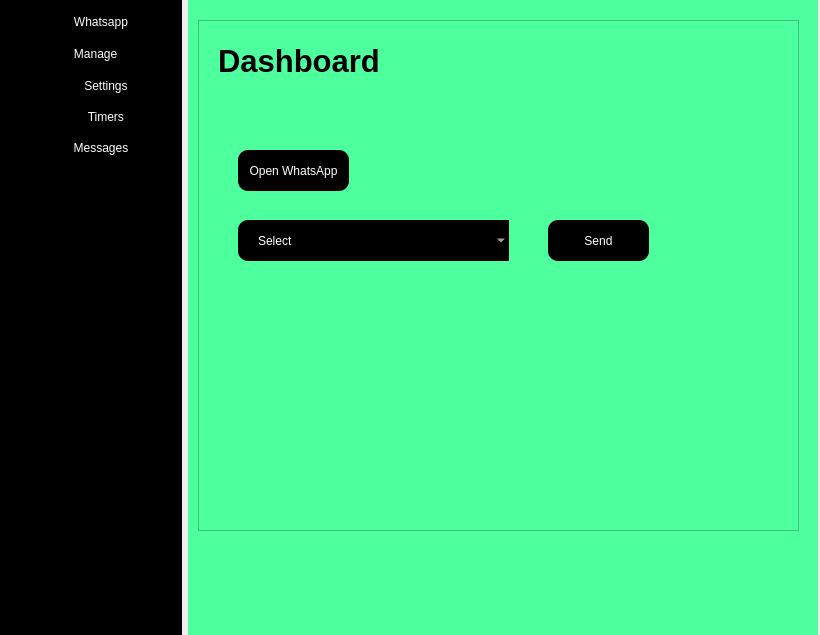
<?xml version="1.0" encoding="UTF-8"?>
<ui version="4.0">
 <class>MainWindow</class>
 <widget class="QMainWindow" name="MainWindow">
  <property name="geometry">
   <rect>
    <x>0</x>
    <y>0</y>
    <width>820</width>
    <height>635</height>
   </rect>
  </property>
  <property name="windowTitle">
   <string>MainWindow</string>
  </property>
  <widget class="QWidget" name="centralwidget">
   <widget class="QWidget" name="layoutWidget">
    <property name="geometry">
     <rect>
      <x>0</x>
      <y>0</y>
      <width>818</width>
      <height>524289</height>
     </rect>
    </property>
    <layout class="QGridLayout" name="gridLayout_2">
     <item row="0" column="0" rowspan="2" colspan="2">
      <layout class="QGridLayout" name="gridLayout">
       <item row="0" column="0">
        <layout class="QVBoxLayout" name="verticalLayout"/>
       </item>
       <item row="1" column="1">
        <widget class="QWidget" name="icon_text_widget" native="true">
         <property name="minimumSize">
          <size>
           <width>129</width>
           <height>0</height>
          </size>
         </property>
         <property name="styleSheet">
          <string notr="true">QWidget{
	background-color : black;
	color : white;
}

QPushButton{
	height : 25px;
    border : none;
}</string>
         </property>
         <layout class="QVBoxLayout" name="verticalLayout_4">
          <item>
           <layout class="QVBoxLayout" name="verticalLayout_3">
            <item>
             <widget class="QPushButton" name="whatsapp_page_button">
              <property name="layoutDirection">
               <enum>Qt::LayoutDirection::LeftToRight</enum>
              </property>
              <property name="styleSheet">
               <string notr="true"/>
              </property>
              <property name="text">
               <string>       Whatsapp </string>
              </property>
              <property name="icon">
               <iconset resource="resources.qrc">
                <normaloff>:/Dark icons/facebook.svg</normaloff>:/Dark icons/facebook.svg</iconset>
              </property>
              <property name="iconSize">
               <size>
                <width>30</width>
                <height>23</height>
               </size>
              </property>
              <property name="checkable">
               <bool>true</bool>
              </property>
              <property name="checked">
               <bool>false</bool>
              </property>
              <property name="autoExclusive">
               <bool>true</bool>
              </property>
             </widget>
            </item>
            <item>
             <widget class="QFrame" name="frame_2">
              <property name="frameShape">
               <enum>QFrame::Shape::StyledPanel</enum>
              </property>
              <property name="frameShadow">
               <enum>QFrame::Shadow::Raised</enum>
              </property>
              <layout class="QVBoxLayout" name="verticalLayout_2">
               <property name="spacing">
                <number>0</number>
               </property>
               <property name="leftMargin">
                <number>0</number>
               </property>
               <property name="topMargin">
                <number>0</number>
               </property>
               <property name="rightMargin">
                <number>0</number>
               </property>
               <property name="bottomMargin">
                <number>0</number>
               </property>
               <item>
                <widget class="QPushButton" name="manage_page_button">
                 <property name="layoutDirection">
                  <enum>Qt::LayoutDirection::LeftToRight</enum>
                 </property>
                 <property name="styleSheet">
                  <string notr="true">padding-left : -4px</string>
                 </property>
                 <property name="text">
                  <string>       Manage   </string>
                 </property>
                 <property name="icon">
                  <iconset resource="resources.qrc">
                   <normaloff>:/Dark icons/cpu.svg</normaloff>:/Dark icons/cpu.svg</iconset>
                 </property>
                 <property name="iconSize">
                  <size>
                   <width>25</width>
                   <height>25</height>
                  </size>
                 </property>
                 <property name="checkable">
                  <bool>true</bool>
                 </property>
                 <property name="checked">
                  <bool>false</bool>
                 </property>
                 <property name="autoExclusive">
                  <bool>true</bool>
                 </property>
                </widget>
               </item>
              </layout>
             </widget>
            </item>
           </layout>
          </item>
          <item>
           <widget class="QPushButton" name="settings_page_button">
            <property name="layoutDirection">
             <enum>Qt::LayoutDirection::LeftToRight</enum>
            </property>
            <property name="styleSheet">
             <string notr="true"/>
            </property>
            <property name="text">
             <string>         Settings</string>
            </property>
            <property name="icon">
             <iconset resource="resources.qrc">
              <normaloff>:/Dark icons/grid.svg</normaloff>:/Dark icons/grid.svg</iconset>
            </property>
            <property name="iconSize">
             <size>
              <width>73</width>
              <height>25</height>
             </size>
            </property>
            <property name="checkable">
             <bool>true</bool>
            </property>
            <property name="autoExclusive">
             <bool>true</bool>
            </property>
           </widget>
          </item>
          <item>
           <widget class="QPushButton" name="timers_page_button">
            <property name="layoutDirection">
             <enum>Qt::LayoutDirection::LeftToRight</enum>
            </property>
            <property name="styleSheet">
             <string notr="true"/>
            </property>
            <property name="text">
             <string>         Timers</string>
            </property>
            <property name="icon">
             <iconset resource="resources.qrc">
              <normaloff>:/Dark icons/grid.svg</normaloff>:/Dark icons/grid.svg</iconset>
            </property>
            <property name="iconSize">
             <size>
              <width>73</width>
              <height>25</height>
             </size>
            </property>
            <property name="checkable">
             <bool>true</bool>
            </property>
            <property name="autoExclusive">
             <bool>true</bool>
            </property>
           </widget>
          </item>
          <item>
           <widget class="QPushButton" name="message_page_button">
            <property name="layoutDirection">
             <enum>Qt::LayoutDirection::LeftToRight</enum>
            </property>
            <property name="styleSheet">
             <string notr="true"/>
            </property>
            <property name="text">
             <string>      Messages</string>
            </property>
            <property name="icon">
             <iconset resource="resources.qrc">
              <normaloff>:/Dark icons/grid.svg</normaloff>:/Dark icons/grid.svg</iconset>
            </property>
            <property name="iconSize">
             <size>
              <width>73</width>
              <height>25</height>
             </size>
            </property>
            <property name="checkable">
             <bool>true</bool>
            </property>
            <property name="autoExclusive">
             <bool>true</bool>
            </property>
           </widget>
          </item>
          <item>
           <widget class="QFrame" name="frame">
            <property name="frameShape">
             <enum>QFrame::Shape::StyledPanel</enum>
            </property>
            <property name="frameShadow">
             <enum>QFrame::Shadow::Raised</enum>
            </property>
           </widget>
          </item>
          <item>
           <spacer name="verticalSpacer">
            <property name="orientation">
             <enum>Qt::Orientation::Vertical</enum>
            </property>
            <property name="sizeHint" stdset="0">
             <size>
              <width>20</width>
              <height>16777019</height>
             </size>
            </property>
           </spacer>
          </item>
         </layout>
        </widget>
       </item>
       <item row="1" column="2">
        <widget class="QWidget" name="main_window_widget" native="true">
         <property name="minimumSize">
          <size>
           <width>630</width>
           <height>550</height>
          </size>
         </property>
         <property name="styleSheet">
          <string notr="true">background-color : rgb(78, 255, 158)</string>
         </property>
         <widget class="QWidget" name="layoutWidget">
          <property name="geometry">
           <rect>
            <x>10</x>
            <y>20</y>
            <width>601</width>
            <height>511</height>
           </rect>
          </property>
          <layout class="QVBoxLayout" name="verticalLayout_6">
           <item>
            <widget class="QFrame" name="frame_3">
             <property name="frameShape">
              <enum>QFrame::Shape::StyledPanel</enum>
             </property>
             <property name="frameShadow">
              <enum>QFrame::Shadow::Raised</enum>
             </property>
             <layout class="QVBoxLayout" name="verticalLayout_5">
              <item>
               <widget class="QStackedWidget" name="stackedWidget">
                <property name="currentIndex">
                 <number>0</number>
                </property>
                <widget class="QWidget" name="page">
                 <widget class="QLabel" name="label">
                  <property name="geometry">
                   <rect>
                    <x>10</x>
                    <y>0</y>
                    <width>161</width>
                    <height>61</height>
                   </rect>
                  </property>
                  <property name="font">
                   <font>
                    <pointsize>23</pointsize>
                    <bold>true</bold>
                   </font>
                  </property>
                  <property name="styleSheet">
                   <string notr="true">font-weight : bold;
color : black;</string>
                  </property>
                  <property name="text">
                   <string>Dashboard</string>
                  </property>
                 </widget>
                 <widget class="QPushButton" name="open_whatsapp_button">
                  <property name="geometry">
                   <rect>
                    <x>30</x>
                    <y>120</y>
                    <width>111</width>
                    <height>41</height>
                   </rect>
                  </property>
                  <property name="styleSheet">
                   <string notr="true">background-color : black;
color : white;
border-radius : 10px;</string>
                  </property>
                  <property name="text">
                   <string>Open WhatsApp</string>
                  </property>
                 </widget>
                 <widget class="QComboBox" name="select_message_type_combo_box">
                  <property name="geometry">
                   <rect>
                    <x>30</x>
                    <y>190</y>
                    <width>271</width>
                    <height>41</height>
                   </rect>
                  </property>
                  <property name="toolTip">
                   <string>Select Option</string>
                  </property>
                  <property name="styleSheet">
                   <string notr="true">background-color : black;
color : white;
border-radius : 10px;
padding-left :20px</string>
                  </property>
                  <item>
                   <property name="text">
                    <string>Select</string>
                   </property>
                  </item>
                 </widget>
                 <widget class="QPushButton" name="send_button">
                  <property name="geometry">
                   <rect>
                    <x>340</x>
                    <y>190</y>
                    <width>101</width>
                    <height>41</height>
                   </rect>
                  </property>
                  <property name="styleSheet">
                   <string notr="true">background-color : black;
color : white;
border-radius : 10px;</string>
                  </property>
                  <property name="text">
                   <string>Send</string>
                  </property>
                 </widget>
                </widget>
                <widget class="QWidget" name="page_2">
                 <widget class="QPushButton" name="save_cookies">
                  <property name="geometry">
                   <rect>
                    <x>450</x>
                    <y>110</y>
                    <width>101</width>
                    <height>41</height>
                   </rect>
                  </property>
                  <property name="styleSheet">
                   <string notr="true">background-color : black;
color : white;
border-radius : 10px;</string>
                  </property>
                  <property name="text">
                   <string>Save Cookies</string>
                  </property>
                 </widget>
                 <widget class="QPushButton" name="load_cookies">
                  <property name="geometry">
                   <rect>
                    <x>450</x>
                    <y>40</y>
                    <width>101</width>
                    <height>41</height>
                   </rect>
                  </property>
                  <property name="styleSheet">
                   <string notr="true">background-color : black;
color : white;
border-radius : 10px;</string>
                  </property>
                  <property name="text">
                   <string>Load Cookies</string>
                  </property>
                 </widget>
                 <widget class="QPlainTextEdit" name="attachment_button_val">
                  <property name="geometry">
                   <rect>
                    <x>10</x>
                    <y>210</y>
                    <width>391</width>
                    <height>31</height>
                   </rect>
                  </property>
                  <property name="styleSheet">
                   <string notr="true">background-color : black;
color : white;
border-radius : 10px;
padding-top : 3px;
padding-left : 5px;</string>
                  </property>
                  <property name="plainText">
                   <string/>
                  </property>
                 </widget>
                 <widget class="QPlainTextEdit" name="send_message_button_text">
                  <property name="geometry">
                   <rect>
                    <x>10</x>
                    <y>300</y>
                    <width>391</width>
                    <height>31</height>
                   </rect>
                  </property>
                  <property name="styleSheet">
                   <string notr="true">background-color : black;
color : white;
border-radius : 10px;
padding-top : 3px;
padding-left : 5px;</string>
                  </property>
                  <property name="plainText">
                   <string/>
                  </property>
                 </widget>
                 <widget class="QPlainTextEdit" name="send_button_value">
                  <property name="geometry">
                   <rect>
                    <x>10</x>
                    <y>370</y>
                    <width>391</width>
                    <height>31</height>
                   </rect>
                  </property>
                  <property name="styleSheet">
                   <string notr="true">background-color : black;
color : white;
border-radius : 10px;
padding-top : 3px;
padding-left : 5px;</string>
                  </property>
                  <property name="plainText">
                   <string/>
                  </property>
                 </widget>
                 <widget class="QPlainTextEdit" name="image_attachment_accept_value">
                  <property name="geometry">
                   <rect>
                    <x>10</x>
                    <y>440</y>
                    <width>181</width>
                    <height>31</height>
                   </rect>
                  </property>
                  <property name="styleSheet">
                   <string notr="true">background-color : black;
color : white;
border-radius : 10px;
padding-top : 3px;
padding-left : 5px;</string>
                  </property>
                  <property name="plainText">
                   <string/>
                  </property>
                 </widget>
                 <widget class="QLabel" name="label_10">
                  <property name="geometry">
                   <rect>
                    <x>10</x>
                    <y>250</y>
                    <width>161</width>
                    <height>41</height>
                   </rect>
                  </property>
                  <property name="font">
                   <font>
                    <pointsize>11</pointsize>
                    <bold>true</bold>
                   </font>
                  </property>
                  <property name="styleSheet">
                   <string notr="true">font-weight : bold;
color : black;</string>
                  </property>
                  <property name="text">
                   <string>send_message_button_text</string>
                  </property>
                 </widget>
                 <widget class="QLabel" name="label_11">
                  <property name="geometry">
                   <rect>
                    <x>10</x>
                    <y>330</y>
                    <width>161</width>
                    <height>41</height>
                   </rect>
                  </property>
                  <property name="font">
                   <font>
                    <pointsize>11</pointsize>
                    <bold>true</bold>
                   </font>
                  </property>
                  <property name="styleSheet">
                   <string notr="true">font-weight : bold;
color : black;</string>
                  </property>
                  <property name="text">
                   <string>send_button_value</string>
                  </property>
                 </widget>
                 <widget class="QLabel" name="label_12">
                  <property name="geometry">
                   <rect>
                    <x>10</x>
                    <y>160</y>
                    <width>161</width>
                    <height>41</height>
                   </rect>
                  </property>
                  <property name="font">
                   <font>
                    <pointsize>11</pointsize>
                    <bold>true</bold>
                   </font>
                  </property>
                  <property name="styleSheet">
                   <string notr="true">font-weight : bold;
color : black;</string>
                  </property>
                  <property name="text">
                   <string>attachment_button_val</string>
                  </property>
                 </widget>
                 <widget class="QLabel" name="label_13">
                  <property name="geometry">
                   <rect>
                    <x>10</x>
                    <y>400</y>
                    <width>151</width>
                    <height>41</height>
                   </rect>
                  </property>
                  <property name="font">
                   <font>
                    <pointsize>11</pointsize>
                    <bold>true</bold>
                   </font>
                  </property>
                  <property name="styleSheet">
                   <string notr="true">font-weight : bold;
color : black;</string>
                  </property>
                  <property name="text">
                   <string>image_attachment</string>
                  </property>
                 </widget>
                 <widget class="QPlainTextEdit" name="invalid_modal_okay_button_class">
                  <property name="geometry">
                   <rect>
                    <x>10</x>
                    <y>130</y>
                    <width>391</width>
                    <height>31</height>
                   </rect>
                  </property>
                  <property name="styleSheet">
                   <string notr="true">background-color : black;
color : white;
border-radius : 10px;
padding-top : 3px;
padding-left : 5px;</string>
                  </property>
                  <property name="plainText">
                   <string/>
                  </property>
                 </widget>
                 <widget class="QLabel" name="label_14">
                  <property name="geometry">
                   <rect>
                    <x>10</x>
                    <y>80</y>
                    <width>251</width>
                    <height>41</height>
                   </rect>
                  </property>
                  <property name="font">
                   <font>
                    <pointsize>11</pointsize>
                    <bold>true</bold>
                   </font>
                  </property>
                  <property name="styleSheet">
                   <string notr="true">font-weight : bold;
color : black;</string>
                  </property>
                  <property name="text">
                   <string>invalid_modal_okay_button_class</string>
                  </property>
                 </widget>
                 <widget class="QPlainTextEdit" name="invalid_modal_text">
                  <property name="geometry">
                   <rect>
                    <x>10</x>
                    <y>40</y>
                    <width>391</width>
                    <height>31</height>
                   </rect>
                  </property>
                  <property name="accessibleName">
                   <string>invalid_modal_text</string>
                  </property>
                  <property name="styleSheet">
                   <string notr="true">background-color : black;
color : white;
border-radius : 10px;
padding-top : 3px;
padding-left : 5px;</string>
                  </property>
                  <property name="plainText">
                   <string/>
                  </property>
                 </widget>
                 <widget class="QLabel" name="label_15">
                  <property name="geometry">
                   <rect>
                    <x>10</x>
                    <y>0</y>
                    <width>251</width>
                    <height>41</height>
                   </rect>
                  </property>
                  <property name="font">
                   <font>
                    <pointsize>11</pointsize>
                    <bold>true</bold>
                   </font>
                  </property>
                  <property name="styleSheet">
                   <string notr="true">font-weight : bold;
color : black;</string>
                  </property>
                  <property name="text">
                   <string>invalid_modal_text</string>
                  </property>
                 </widget>
                 <widget class="QPushButton" name="save_settings_button">
                  <property name="geometry">
                   <rect>
                    <x>450</x>
                    <y>420</y>
                    <width>101</width>
                    <height>41</height>
                   </rect>
                  </property>
                  <property name="styleSheet">
                   <string notr="true">background-color : black;
color : white;
border-radius : 10px;</string>
                  </property>
                  <property name="text">
                   <string>Save Settings</string>
                  </property>
                 </widget>
                 <widget class="QPlainTextEdit" name="file_attachment_accept_value">
                  <property name="geometry">
                   <rect>
                    <x>200</x>
                    <y>440</y>
                    <width>201</width>
                    <height>31</height>
                   </rect>
                  </property>
                  <property name="styleSheet">
                   <string notr="true">background-color : black;
color : white;
border-radius : 10px;
padding-top : 3px;
padding-left : 5px;</string>
                  </property>
                  <property name="plainText">
                   <string/>
                  </property>
                 </widget>
                 <widget class="QLabel" name="label_18">
                  <property name="geometry">
                   <rect>
                    <x>200</x>
                    <y>400</y>
                    <width>151</width>
                    <height>41</height>
                   </rect>
                  </property>
                  <property name="font">
                   <font>
                    <pointsize>11</pointsize>
                    <bold>true</bold>
                   </font>
                  </property>
                  <property name="styleSheet">
                   <string notr="true">font-weight : bold;
color : black;</string>
                  </property>
                  <property name="text">
                   <string>File_attachment</string>
                  </property>
                 </widget>
                </widget>
                <widget class="QWidget" name="page_3">
                 <widget class="QLabel" name="label_3">
                  <property name="geometry">
                   <rect>
                    <x>10</x>
                    <y>10</y>
                    <width>421</width>
                    <height>51</height>
                   </rect>
                  </property>
                  <property name="font">
                   <font>
                    <pointsize>23</pointsize>
                    <bold>true</bold>
                   </font>
                  </property>
                  <property name="styleSheet">
                   <string notr="true">font-weight : bold;
color : black;</string>
                  </property>
                  <property name="text">
                   <string>Mange Files</string>
                  </property>
                 </widget>
                 <widget class="QPushButton" name="load_image_btn">
                  <property name="geometry">
                   <rect>
                    <x>430</x>
                    <y>200</y>
                    <width>111</width>
                    <height>31</height>
                   </rect>
                  </property>
                  <property name="styleSheet">
                   <string notr="true">background-color : black;
color : white;
border-radius : 10px;</string>
                  </property>
                  <property name="text">
                   <string>Load Image</string>
                  </property>
                  <property name="checkable">
                   <bool>true</bool>
                  </property>
                  <property name="autoExclusive">
                   <bool>true</bool>
                  </property>
                 </widget>
                 <widget class="QPushButton" name="load_csv_btn">
                  <property name="geometry">
                   <rect>
                    <x>430</x>
                    <y>130</y>
                    <width>111</width>
                    <height>31</height>
                   </rect>
                  </property>
                  <property name="styleSheet">
                   <string notr="true">background-color : black;
color : white;
border-radius : 10px;</string>
                  </property>
                  <property name="text">
                   <string>Load Excel</string>
                  </property>
                  <property name="checkable">
                   <bool>true</bool>
                  </property>
                  <property name="autoExclusive">
                   <bool>true</bool>
                  </property>
                 </widget>
                 <widget class="QPlainTextEdit" name="excel_text_edit">
                  <property name="geometry">
                   <rect>
                    <x>10</x>
                    <y>130</y>
                    <width>391</width>
                    <height>31</height>
                   </rect>
                  </property>
                  <property name="styleSheet">
                   <string notr="true">background-color : black;
color : white;
border-radius : 10px;
padding-top : 3px;
padding-left : 5px;</string>
                  </property>
                  <property name="plainText">
                   <string/>
                  </property>
                 </widget>
                 <widget class="QPlainTextEdit" name="image_text_edit">
                  <property name="geometry">
                   <rect>
                    <x>10</x>
                    <y>200</y>
                    <width>381</width>
                    <height>31</height>
                   </rect>
                  </property>
                  <property name="styleSheet">
                   <string notr="true">background-color : black;
color : white;
border-radius : 10px;
padding-top : 3px;
padding-left : 5px;</string>
                  </property>
                 </widget>
                 <widget class="QPushButton" name="create_sample_csv_button">
                  <property name="geometry">
                   <rect>
                    <x>10</x>
                    <y>70</y>
                    <width>131</width>
                    <height>31</height>
                   </rect>
                  </property>
                  <property name="styleSheet">
                   <string notr="true">QPushButton{
background-color : black;
color : white;
border-radius : 10px;
}
</string>
                  </property>
                  <property name="text">
                   <string>Create Sample CSV</string>
                  </property>
                  <property name="checkable">
                   <bool>true</bool>
                  </property>
                  <property name="autoExclusive">
                   <bool>true</bool>
                  </property>
                 </widget>
                 <widget class="QPushButton" name="not_sent_numbers_button">
                  <property name="geometry">
                   <rect>
                    <x>130</x>
                    <y>340</y>
                    <width>131</width>
                    <height>31</height>
                   </rect>
                  </property>
                  <property name="styleSheet">
                   <string notr="true">background-color : black;
color : white;
border-radius : 10px;</string>
                  </property>
                  <property name="text">
                   <string>Not Sent Numbers</string>
                  </property>
                  <property name="checkable">
                   <bool>true</bool>
                  </property>
                  <property name="autoExclusive">
                   <bool>true</bool>
                  </property>
                 </widget>
                 <widget class="QPushButton" name="sent_numbers_button">
                  <property name="geometry">
                   <rect>
                    <x>10</x>
                    <y>340</y>
                    <width>101</width>
                    <height>31</height>
                   </rect>
                  </property>
                  <property name="styleSheet">
                   <string notr="true">background-color : black;
color : white;
border-radius : 10px;</string>
                  </property>
                  <property name="text">
                   <string>Sent Numbers</string>
                  </property>
                  <property name="checkable">
                   <bool>true</bool>
                  </property>
                  <property name="autoExclusive">
                   <bool>true</bool>
                  </property>
                 </widget>
                 <widget class="QPushButton" name="invalid_numbers_button">
                  <property name="geometry">
                   <rect>
                    <x>280</x>
                    <y>340</y>
                    <width>121</width>
                    <height>31</height>
                   </rect>
                  </property>
                  <property name="styleSheet">
                   <string notr="true">background-color : black;
color : white;
border-radius : 10px;</string>
                  </property>
                  <property name="text">
                   <string>Invalid Numbers</string>
                  </property>
                  <property name="checkable">
                   <bool>true</bool>
                  </property>
                  <property name="autoExclusive">
                   <bool>true</bool>
                  </property>
                 </widget>
                 <widget class="QLabel" name="label_4">
                  <property name="geometry">
                   <rect>
                    <x>20</x>
                    <y>260</y>
                    <width>421</width>
                    <height>51</height>
                   </rect>
                  </property>
                  <property name="font">
                   <font>
                    <pointsize>23</pointsize>
                    <bold>true</bold>
                   </font>
                  </property>
                  <property name="styleSheet">
                   <string notr="true">font-weight : bold;
color : black;</string>
                  </property>
                  <property name="text">
                   <string>Export Numbers</string>
                  </property>
                 </widget>
                </widget>
                <widget class="QWidget" name="page_4">
                 <widget class="QSpinBox" name="wait_time_spin_box">
                  <property name="geometry">
                   <rect>
                    <x>20</x>
                    <y>150</y>
                    <width>91</width>
                    <height>31</height>
                   </rect>
                  </property>
                  <property name="baseSize">
                   <size>
                    <width>6</width>
                    <height>4</height>
                   </size>
                  </property>
                  <property name="styleSheet">
                   <string notr="true">background-color : black;
color : white;
border-radius : 10px;</string>
                  </property>
                 </widget>
                 <widget class="QLabel" name="label_2">
                  <property name="geometry">
                   <rect>
                    <x>20</x>
                    <y>10</y>
                    <width>161</width>
                    <height>61</height>
                   </rect>
                  </property>
                  <property name="font">
                   <font>
                    <pointsize>23</pointsize>
                    <bold>true</bold>
                   </font>
                  </property>
                  <property name="styleSheet">
                   <string notr="true">font-weight : bold;
color : black;</string>
                  </property>
                  <property name="text">
                   <string>Timers</string>
                  </property>
                 </widget>
                 <widget class="QLabel" name="label_16">
                  <property name="geometry">
                   <rect>
                    <x>30</x>
                    <y>100</y>
                    <width>81</width>
                    <height>41</height>
                   </rect>
                  </property>
                  <property name="font">
                   <font>
                    <pointsize>11</pointsize>
                    <bold>true</bold>
                   </font>
                  </property>
                  <property name="styleSheet">
                   <string notr="true">font-weight : bold;
color : black;</string>
                  </property>
                  <property name="text">
                   <string>wait time</string>
                  </property>
                 </widget>
                 <widget class="QSpinBox" name="upload_time_spin_box">
                  <property name="geometry">
                   <rect>
                    <x>150</x>
                    <y>150</y>
                    <width>91</width>
                    <height>31</height>
                   </rect>
                  </property>
                  <property name="styleSheet">
                   <string notr="true">background-color : black;
color : white;
border-radius : 10px;</string>
                  </property>
                 </widget>
                 <widget class="QLabel" name="label_17">
                  <property name="geometry">
                   <rect>
                    <x>150</x>
                    <y>100</y>
                    <width>101</width>
                    <height>41</height>
                   </rect>
                  </property>
                  <property name="font">
                   <font>
                    <pointsize>11</pointsize>
                    <bold>true</bold>
                   </font>
                  </property>
                  <property name="styleSheet">
                   <string notr="true">font-weight : bold;
color : black;</string>
                  </property>
                  <property name="text">
                   <string>upload time</string>
                  </property>
                 </widget>
                 <widget class="QSpinBox" name="sleep_time_spin_box">
                  <property name="geometry">
                   <rect>
                    <x>270</x>
                    <y>150</y>
                    <width>91</width>
                    <height>31</height>
                   </rect>
                  </property>
                  <property name="styleSheet">
                   <string notr="true">background-color : black;
color : white;
border-radius : 10px;</string>
                  </property>
                 </widget>
                 <widget class="QLabel" name="label_19">
                  <property name="geometry">
                   <rect>
                    <x>270</x>
                    <y>100</y>
                    <width>101</width>
                    <height>41</height>
                   </rect>
                  </property>
                  <property name="font">
                   <font>
                    <pointsize>11</pointsize>
                    <bold>true</bold>
                   </font>
                  </property>
                  <property name="styleSheet">
                   <string notr="true">font-weight : bold;
color : black;</string>
                  </property>
                  <property name="text">
                   <string>sleep time</string>
                  </property>
                 </widget>
                </widget>
                <widget class="QWidget" name="page_5">
                 <widget class="QLabel" name="label_5">
                  <property name="geometry">
                   <rect>
                    <x>20</x>
                    <y>10</y>
                    <width>421</width>
                    <height>81</height>
                   </rect>
                  </property>
                  <property name="font">
                   <font>
                    <pointsize>23</pointsize>
                    <bold>true</bold>
                   </font>
                  </property>
                  <property name="styleSheet">
                   <string notr="true">font-weight : bold;
color : black;</string>
                  </property>
                  <property name="text">
                   <string>Load Message with commas</string>
                  </property>
                 </widget>
                 <widget class="QPlainTextEdit" name="custom_message">
                  <property name="geometry">
                   <rect>
                    <x>20</x>
                    <y>110</y>
                    <width>521</width>
                    <height>311</height>
                   </rect>
                  </property>
                  <property name="styleSheet">
                   <string notr="true">background-color : black;
color : white;
border-radius : 10px;
padding-top : 3px;
padding-left : 5px;</string>
                  </property>
                  <property name="plainText">
                   <string/>
                  </property>
                 </widget>
                 <widget class="QPushButton" name="save_custom_message_button">
                  <property name="geometry">
                   <rect>
                    <x>440</x>
                    <y>430</y>
                    <width>101</width>
                    <height>41</height>
                   </rect>
                  </property>
                  <property name="styleSheet">
                   <string notr="true">background-color : black;
color : white;
border-radius : 10px;</string>
                  </property>
                  <property name="text">
                   <string>Save Message</string>
                  </property>
                 </widget>
                </widget>
               </widget>
              </item>
             </layout>
            </widget>
           </item>
          </layout>
         </widget>
        </widget>
       </item>
      </layout>
     </item>
     <item row="1" column="1">
      <widget class="QWidget" name="header_widget" native="true"/>
     </item>
    </layout>
   </widget>
  </widget>
 </widget>
 <resources>
  <include location="resources.qrc"/>
 </resources>
 <connections/>
</ui>
